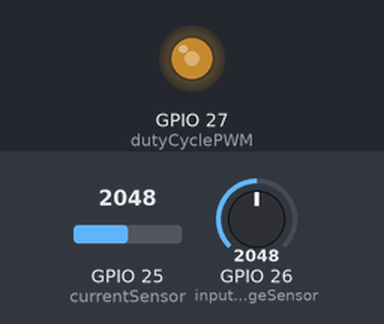
Simulated run of this sketch. Board: ESP32. Parts: output pins drawn as LEDs (lit = HIGH). Dashed ring = blinking. Inputs (shaded band) come from the test bench; at power-on: GPIO 25 (currentSensor) = 2048, GPIO 26 (inputVoltageSensor) = 2048.

Above: at 1.3 s.
1.4 s: GPIO 25 (currentSensor) set to 2866
At 4.3 s:
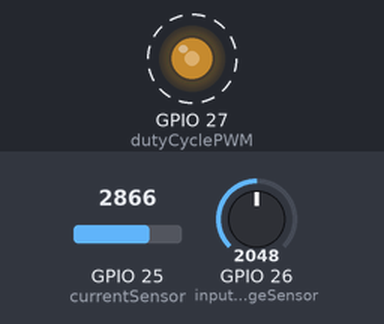
4.4 s: GPIO 26 (inputVoltageSensor) set to 2866
At 4.9 s:
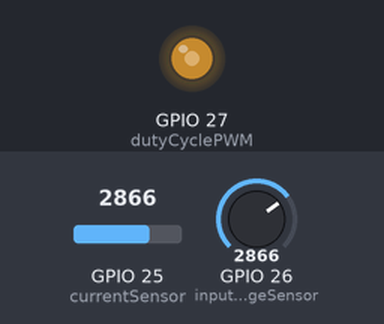
Timing chart, 0 to 7.4 s (numbered marks = the images above; inputs shaded):
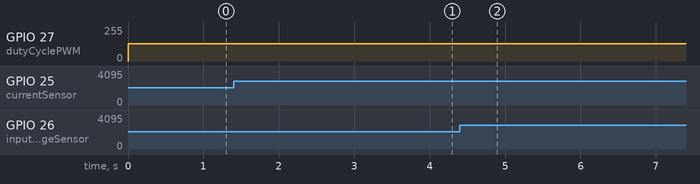

Measured:
- after the input at 1.4 s, GPIO 27 (dutyCyclePWM): alternates 129/255 for 0.50 s and 128/255 for 0.50 s, starting after 0.60 s
- after the input at 4.4 s, GPIO 27 (dutyCyclePWM): stops changing and stays 129/255

The sketch:

MPPTProject.ino
```cpp
#include <LiquidCrystal_I2C.h>


#define currentSensor 25
#define inputVoltageSensor 26
#define dutyCyclePWM 27

/*
current sensor model  = ACS712x20A
 - current range = +- 20 A
 -
Buck-Boost DC-DC Converter
- 380 V output
*/

// PWM frequency
const int freq = 5000;
const int ledChannel = 0;
const int timeDelay = 500;
// resolution used for the PWM signal
//PWM max value = 4096 with resolution = 12
const int resolution = 12;
int dutyCycle = 2048;
float inputVolt = 0;
float current = 0;
float power[2]={0};
float dpower = 0;

unsigned long t = 0;


void delay(){
  t = millis();
  while(millis() - t <= timeDelay){
  }
}

void measurement(){
  // Ip = [-20 A,20 A]
  current = map(analogRead(currentSensor),0,4095,-2000,2000);
  current = current/100.00;
  // resolution ADC ESP32 = 12 bits
  inputVolt = map(analogRead(inputVoltageSensor),0,4095,0,1000);
  // V = [0 V,10 V]
  inputVolt = inputVolt/100.00;
}


void setup() {
  // put your setup code here, to rfun once:
  Serial.begin(115200);
  pinMode(dutyCyclePWM,OUTPUT);
  pinMode(currentSensor, INPUT_PULLUP);
  pinMode(inputVoltageSensor, INPUT_PULLUP);
  // configure LED PWM functionalitites
  ledcSetup(ledChannel, freq, resolution);
  // attach the channel to the GPIO to be controlled
  ledcAttachPin(dutyCyclePWM, ledChannel);
}

void loop() {

  measurement();
  power[0] = current*inputVolt;
  ledcWrite(ledChannel, dutyCycle + 10);

  delay();

  measurement();
  power[1] = current*inputVolt;
  ledcWrite(ledChannel, dutyCycle);

  dpower = power[1] - power[0];

  if(dpower > 0 && dutyCycle < 3000){
    dutyCycle += 10;
  }
  else if(dpower < 0 && dutyCycle > 500){
    dutyCycle -= 10;
  }

  ledcWrite(ledChannel, dutyCycle);
  delay();


}
```
